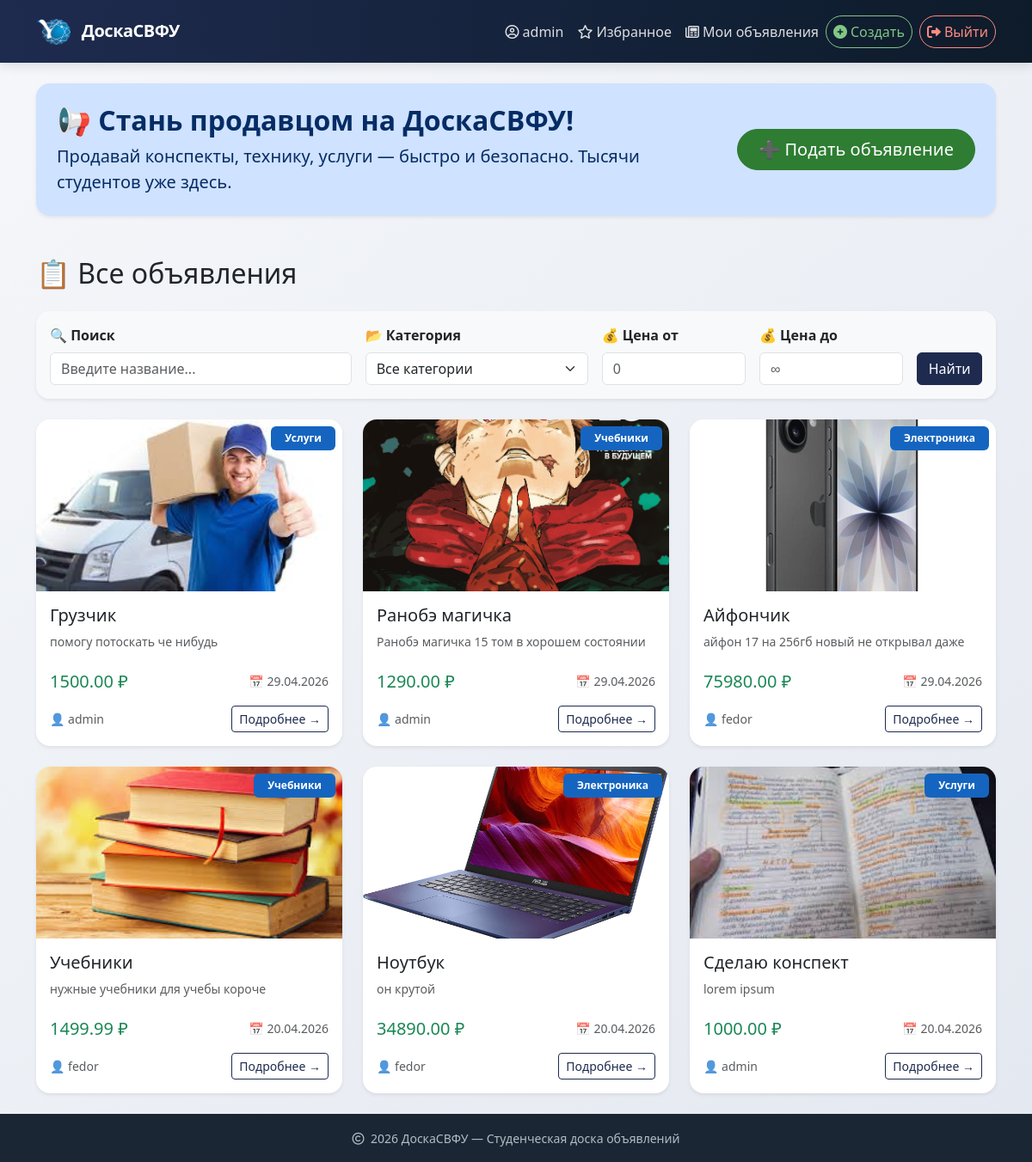
The app's page / (signed in) with its own data.
### ads/models.py (models this page shows, shortened)
class Ad(models.Model):
    title = models.CharField(max_length=200, verbose_name="Название")
    description = models.TextField(verbose_name="Описание")
    price = models.DecimalField(max_digits=10, decimal_places=2, verbose_name="Цена")
    image = models.ImageField(upload_to='ads/', blank=True, null=True, verbose_name="Фотография")
    category = models.ForeignKey(Category, on_delete=models.CASCADE, related_name='ads', verbose_name="Категория")
    author = models.ForeignKey(User, on_delete=models.CASCADE, related_name='ads', verbose_name="Продавец")
    created_at = models.DateTimeField(auto_now_add=True, verbose_name="Создано в")
    is_active = models.BooleanField(default=True, verbose_name="Активно")
    contact_info = models.CharField(max_length=200, blank=True, verbose_name="Контакты для связи", help_text="Телефон, Telegram, email")
    class Meta:
        verbose_name = "Ad"
        verbose_name_plural = "Ads"
        ordering = ['-created_at']

class Category(models.Model):
    name = models.CharField(max_length=100, unique=True, verbose_name="Name")
    class Meta:
        verbose_name = "Категория"
        verbose_name_plural = "Категории"

### ads/views.py (the view)
# urls.py: path('', views.AdListView.as_view(), name='ad_list'),
class AdListView(ListView):
    model = Ad
    template_name = 'ads/ad_list.html'
    context_object_name = 'ads'
    paginate_by = 10
    def get_queryset(self):
        queryset = Ad.objects.filter(is_active=True)
        self.filterset = AdFilter(self.request.GET, queryset=queryset)
        return self.filterset.qs
    def get_context_data(self, **kwargs):
        context = super().get_context_data(**kwargs)
        context['filter'] = self.filterset
        return context

### templates/ads/ad_list.html (shortened to what this page needs)
{% extends "base.html" %}
{% load static %}
{% block content %}
<div class="alert alert-primary border-0 rounded-4 shadow-sm p-4 mb-5">
    <div class="row align-items-center">
        <div class="col-md-8">
            <h2 class="fw-bold">📢 Стань продавцом на ДоскаСВФУ!</h2>
            <p class="lead mb-0">
                Продавай конспекты, технику, услуги — быстро и безопасно.
                Тысячи студентов уже здесь.
            </p>
        </div>
        <div class="col-md-4 text-md-end mt-3 mt-md-0">
            {% if user.is_authenticated %}
            <a href="{% url 'ads:ad_create' %}" class="btn btn-success btn-lg rounded-pill px-4">
                ➕ Подать объявление
            </a>
            {% else %}
            <a href="{% url 'ads:register' %}" class="btn btn-primary btn-lg rounded-pill px-4">
                🚀 Зарегистрироваться и продавать
            </a>
            {% endif %}
        </div>
    </div>
</div>
<div class="d-flex justify-content-between align-items-center mb-4">
    <h1 class="h2 mb-0">📋 Все объявления</h1>
</div>
<div class="card shadow-sm border-0 mb-4">
    <div class="card-body bg-light rounded">
        <form method="get" class="row g-3 align-items-end">
            <div class="col-md-4">
                <label for="{{ filter.form.title.id_for_label }}" class="form-label fw-semibold">🔍 Поиск</label>
                <input type="text" name="{{ filter.form.title.name }}"
                       class="form-control" placeholder="Введите название..."
                       value="{{ request.GET.title|default:'' }}">
            </div>
            <div class="col-md-3">
                <label for="{{ filter.form.category.id_for_label }}" class="form-label fw-semibold">📂 Категория</label>
                <select name="{{ filter.form.category.name }}" class="form-select">
                    <option value="">Все категории</option>
                </select>
            </div>
            <div class="col-md-2">
                <label for="{{ filter.form.price_min.id_for_label }}" class="form-label fw-semibold">💰 Цена от</label>
                <input type="number" name="{{ filter.form.price_min.name }}"
                       class="form-control" placeholder="0"
                       value="{{ request.GET.price_min|default:'' }}">
            </div>
            <div class="col-md-2">
                <label for="{{ filter.form.price_max.id_for_label }}" class="form-label fw-semibold">💰 Цена до</label>
                <input type="number" name="{{ filter.form.price_max.name }}"
                       class="form-control" placeholder="∞"
                       value="{{ request.GET.price_max|default:'' }}">
            </div>
            <div class="col-md-1 d-grid">
                <button type="submit" class="btn btn-primary">
                    Найти
                </button>
            </div>
        </form>
    </div>
</div>
<div class="row g-4">
    {% for ad in ads %}
    <div class="col-lg-4 col-md-6">
        <div class="card h-100 shadow-sm border-0 transition hover-shadow">
            <div class="position-relative">
                {% if ad.image %}
                <img src="{{ ad.image.url }}" class="card-img-top" alt="{{ ad.title }}"
                     style="height: 200px; object-fit: cover; border-top-left-radius: 0.5rem; border-top-right-radius: 0.5rem;">
                {% else %}
                <div class="bg-light d-flex align-items-center justify-content-center"
                     style="height: 200px; border-top-left-radius: 0.5rem; border-top-right-radius: 0.5rem;">
                    <span class="text-muted">📷 Нет фото</span>
                </div>
                {% endif %}
                <span class="badge bg-primary position-absolute top-0 end-0 m-2 px-3 py-2">
                    {{ ad.category.name }}
                </span>
            </div>
            <div class="card-body d-flex flex-column">
                <h5 class="card-title">
                    <a href="{% url 'ads:ad_detail' ad.pk %}" class="text-decoration-none text-dark">
                        {{ ad.title }}
                    </a>
                </h5>
                <p class="card-text text-muted small flex-grow-1">
                    {{ ad.description|truncatechars:120 }}
                </p>
                <div class="d-flex justify-content-between align-items-center mt-2">
                    <span class="h5 mb-0 text-success">{{ ad.price }} ₽</span>
                    <small class="text-muted">
                        📅 {{ ad.created_at|date:"d.m.Y" }}
                    </small>
                </div>
            </div>
            <div class="card-footer bg-transparent border-0 pb-3 pt-0">
                <div class="d-flex justify-content-between align-items-center">
                    <a href="{% url 'ads:user_profile' ad.author.username %}" class="text-muted small text-decoration-none">
                        👤 {{ ad.author.username }}
                    </a>
                    <a href="{% url 'ads:ad_detail' ad.pk %}" class="btn btn-sm btn-outline-primary">
                        Подробнее →
                    </a>
                </div>
            </div>
        </div>
    </div>
    {% endfor %}
</div>
{% endblock %}

### templates/base.html (shortened to what this page needs)
{% load static %}
<!DOCTYPE html>
<html lang="ru">
<head>
    <link href="https://cdn.jsdelivr.net/npm/bootstrap@5.3.0/dist/css/bootstrap.min.css" rel="stylesheet">
    <link rel="stylesheet" href="https://cdnjs.cloudflare.com/ajax/libs/font-awesome/6.0.0/css/all.min.css">
</head>
<body>
    <nav class="navbar navbar-expand-lg navbar-dark py-3">
        <div class="container">
            <a class="navbar-brand" href="{% url 'ads:ad_list' %}">
                <img src="{% static 'ads/logo1.png' %}" alt="Logo" width="40" height="30" class="d-inline-block align-text-top me-2">
                ДоскаСВФУ
            </a>
            <div class="collapse navbar-collapse" id="navbarNav">
                <ul class="navbar-nav ms-auto align-items-lg-center">
                    {% if user.is_authenticated %}
                    <li class="nav-item">
                        <a class="nav-link" href="{% url 'ads:user_profile' user.username %}">
                            <i class="far fa-user-circle me-1"></i>{{ user.username }}
                        </a>
                    </li>
                    <li class="nav-item">
                        <a class="nav-link" href="{% url 'ads:favorite_list' %}">
                            <i class="far fa-star me-1"></i>Избранное
                        </a>
                    </li>
                    <li class="nav-item">
                        <a class="nav-link" href="{% url 'ads:my_ads' %}">
                            <i class="far fa-newspaper me-1"></i>Мои объявления
                        </a>
                    </li>
                    <li class="nav-item">
                        <a class="btn btn-link nav-link btn-nav btn-add" href="{% url 'ads:ad_create' %}">
                            <i class="fas fa-plus-circle me-1"></i>Создать
                        </a>
                    </li>
                    <li class="nav-item ms-lg-2">
                        <form method="post" action="{% url 'logout' %}" class="d-inline">
                            <button type="submit" class="btn btn-link nav-link btn-logout">
                                <i class="fas fa-sign-out-alt me-1"></i>Выйти
                            </button>
                        </form>
                    </li>
                    {% endif %}
                </ul>
            </div>
        </div>
    </nav>
    <main class="container my-4">
        {% block content %}{% endblock %}
    </main>
    <footer class="footer mt-auto py-3">
        <div class="container text-center">
            <small>
                <i class="far fa-copyright me-1"></i> 2026 ДоскаСВФУ — Студенческая доска объявлений
            </small>
        </div>
    </footer>
</body>
</html>

### templates/base.html (style rules this page uses)
body { display: flex; flex-direction: column; min-height: 100vh; background: linear-gradient(135deg, #f5f7fa 0%, #e4e8f0 100%); font-family: 'Segoe UI', system-ui, sans-serif; }
main { flex: 1; }
.navbar { background: linear-gradient(90deg, #1e2b4f 0%, #0d1b2a 100%) !important; box-shadow: 0 4px 12px rgba(0,0,0,0.1); }
.navbar-brand { font-weight: 600; letter-spacing: -0.5px; }
.nav-link { color: rgba(255,255,255,0.85) !important; transition: color 0.2s; }
.btn-logout { color: #ff8a80 !important; border: 1px solid #ff8a80; border-radius: 30px; padding: 0.375rem 1.2rem; background: transparent; transition: all 0.2s; }
.card { border: none; border-radius: 16px; overflow: hidden; transition: transform 0.2s, box-shadow 0.2s; }
.btn-primary { background-color: #1e2b4f; border-color: #1e2b4f; }
.btn-success { background-color: #2e7d32; border-color: #2e7d32; }
.btn-outline-primary { color: #1e2b4f; border-color: #1e2b4f; }
.footer { background-color: #1a2634; color: #b0bec5; }
.alert { border-radius: 12px; border: none; }
.badge.bg-primary { background-color: #1565c0 !important; }
.btn-nav { border-radius: 30px; padding: 0.375rem 1.2rem; transition: all 0.2s; border: 1px solid transparent; }
.btn-logout { color: #ff8a80 !important; border-color: #ff8a80; background: transparent; }
.btn-add { color: #81c784 !important; border-color: #81c784; background: transparent; }

### templates/ads/ad_list.html (style rules this page uses)
.hover-shadow { transition: box-shadow 0.2s ease-in-out, transform 0.1s ease; }

### records on screen
Ad: image (picture), category.name "Услуги", title "Грузчик", description "помогу потоскать че нибудь", price "1500.00", created_at "29.04.2026", author.username "admin"
Ad: image (picture), category.name "Учебники", title "Ранобэ магичка", description "Ранобэ магичка 15 том в хорошем состоянии", price "1290.00", created_at "29.04.2026", author.username "admin"
Ad: image (picture), category.name "Электроника", title "Айфончик", description "айфон 17 на 256гб новый не открывал даже", price "75980.00", created_at "29.04.2026", author.username "fedor"
Ad: image (picture), category.name "Учебники", title "Учебники", description "нужные учебники для учебы короче", price "1499.99", created_at "20.04.2026", author.username "fedor"
Ad: image (picture), category.name "Электроника", title "Ноутбук", description "он крутой", price "34890.00", created_at "20.04.2026", author.username "fedor"
Ad: image (picture), category.name "Услуги", title "Сделаю конспект", description "lorem ipsum", price "1000.00", created_at "20.04.2026", author.username "admin"

### other values on screen
{{ user.username }} "admin"
